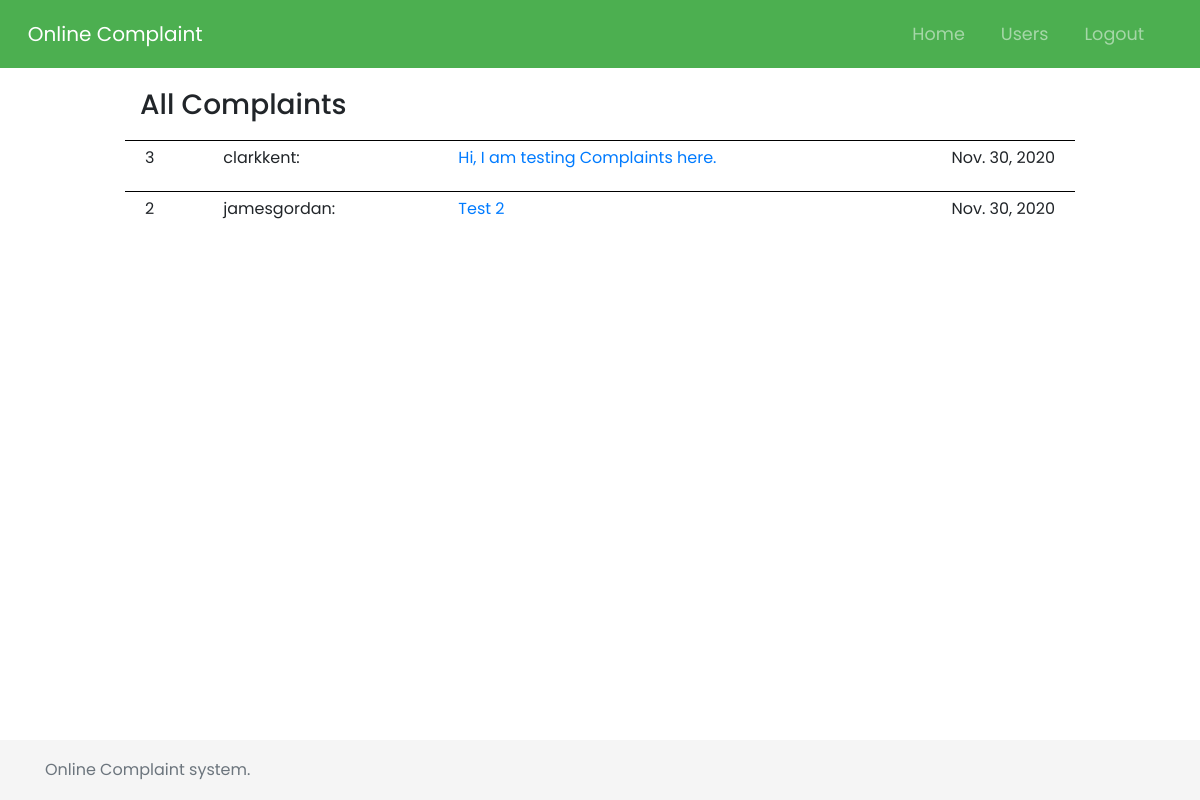
The app's page / (signed in) with its own data.
### complaint_app/models.py (models this page shows)
class complaint(models.Model):
    username = models.CharField(max_length=150)
    subject = models.CharField(max_length=150)
    complaint = models.TextField()
    date = models.DateField(null=True)

### complaint_app/views.py (the view)
# urls.py: path('',views.index, name='index'),
def index(request):
    if request.user.is_authenticated:
        if not request.user.is_superuser:
            return render(request,'home.html')
        complaints=complaint.objects.all().order_by('-id')
        return render(request,'adminhome.html',{'complaints': complaints})
    return redirect('/login')

### templates/adminhome.html (shortened to what this page needs)
{% load static %}
<html>
    <head>
        <link rel="stylesheet" href="https://maxcdn.bootstrapcdn.com/bootstrap/4.0.0/css/bootstrap.min.css">
        <link rel="stylesheet" type="text/css" href="https://stackpath.bootstrapcdn.com/font-awesome/4.7.0/css/font-awesome.min.css">
        <link href="{% static 'css/style.css'%}" rel="stylesheet">
    </head>
    <body>
        <nav class="navbar navbar-expand-md navbar-dark sticky-top" style="background:#4CAF50">
            <div  class="container-fluid">
                <a class="navbar-brand" id ="logo" href="/">
                    <span>Online Complaint</span>
                </a>
                <div class="collapse navbar-collapse" id="navbarResponsive">
                    <ul class="navbar-nav ml-auto">
                        <li class="nav-item">
                            <a class="nav-link" href="/" >Home</a>
                        </li>
                        <li class="nav-item">
                            <a class="nav-link" href="/allusers" >Users</a>
                        </li>
                        <li class="nav-item">
                            <a class="nav-link" href="/logout" >Logout</a>
                        </li>
                    </ul>
                </div>
            </div>
        </nav>
        <div class="container" style="margin-top: 20px; margin-bottom:150px;">
            <div class="row">
                <div class="col-md-10" style="left: 50%; transform: translateX(-50%)">
                    <h3 style="padding-bottom: 10px;">All Complaints</h3>
                    {% for complaint in complaints %}
                    <div class="row" style="border-top: 1px solid black; padding: 5px;">
                        <div class="col-md-1">
                            <p>{{ complaint.id }}</p>
                        </div>
                        <div class="col-md-3">
                            <p>{{ complaint.username }}:</p>
                        </div>
                        <div class="col-md-6">
                            <a href="/viewcomplaint/{{complaint.id}}">{{ complaint.subject }}</a>
                        </div>
                        <div class="col-md-2 text-right">
                            <p>{{ complaint.date }}</p>
                        </div>
                    </div>
                    {% endfor %}
                </div>
            </div>
        </div>
        <footer class="footer">
            <div class="container">
            <span class="text-muted">Online Complaint system.</span>
            </div>
        </footer>
    </body>
</html>

### static/css/style.css (style rules this page uses)
html , body { margin: 0px; padding: 0px; min-height: 100%; width: 100%; font-family: 'Poppins',sans-serif; scroll-behavior: smooth; scroll-padding-top: 48px; }
.navbar { border: none; border-radius: 0px; padding: .8rem; }
.navbar-brand { font-size: 20px; }
.navbar-nav li { padding-right: 20px; }
.nav-link { font-size: 1.1em !important }
.footer { left: 0; position: fixed; bottom: 0; width: 100%; height: 60px; line-height: 60px; background-color: #f5f5f5; }

### records on screen
complaint: id "3", username "clarkkent", subject "Hi, I am testing Complaints here.", date "Nov. 30, 2020"
complaint: id "2", username "jamesgordan", subject "Test 2", date "Nov. 30, 2020"
